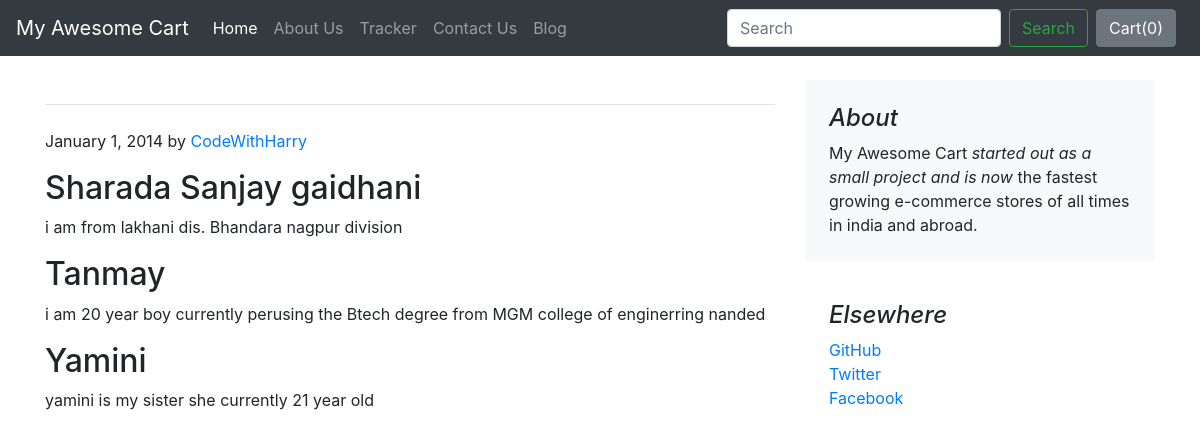
The page /blog/blogpost/1 on the database its author committed.
### blog/models.py (models this page shows)
class Blogpost(models.Model):
    post_id = models.AutoField(primary_key= True)
    title = models.CharField(max_length=50)
    head0 = models.CharField(max_length=500, default="")
    chead0 = models.CharField(max_length=5000, default="")
    head1 = models.CharField(max_length=500, default="")
    chead1 = models.CharField(max_length=5000, default="")
    head2 = models.CharField(max_length=500, default="")
    chead2 = models.CharField(max_length=5000, default="")
    pub_date = models.DateField()
    thumbnail = models.ImageField(upload_to='shop/images', default="")
    def __str__(self):
        return self.title

### blog/views.py (the view)
# urls.py: path("blogpost/<int:id>", views.blogpost, name="blogHome")
def blogpost(request, id):
    post = Blogpost.objects.filter(post_id = id)[0]
    print(post)
    return render(request, 'blog/blogpost.html',{'post':post})

### blog/templates/blog/blogpost.html (shortened to what this page needs)
{% extends 'blog/basic.html' %}
{% block body %}
<div class="container">
    <div class="row mt-4">
        <div class="col-md-8 blog-main">
            <h3 class="pb-4 mb-4 font-italic border-bottom">
            </h3>
            <div class="blog-post">
                <p class="blog-post-meta">January 1, 2014 by <a href="#">CodeWithHarry</a></p>
                <h2>{{post.head0}}</h2>
                <p>{{post.chead0}}</p>
                <h2>{{post.head1}}</h2>
                <p>{{post.chead1}}</p>
                <h2>{{post.head2}}</h2>
                <p>{{post.chead2}}</p>
            </div>
        </div>
        <aside class="col-md-4 blog-sidebar">
            <div class="p-4 mb-3 bg-light rounded">
                <h4 class="font-italic">About</h4>
                <p class="mb-0">My Awesome Cart <em>started out as a small project and is now</em> the fastest growing e-commerce stores of all times in india and abroad.</p>
            </div>
            <div class="p-4">
                <h4 class="font-italic">Elsewhere</h4>
                <ol class="list-unstyled">
                    <li><a href="#">GitHub</a></li>
                    <li><a href="#">Twitter</a></li>
                    <li><a href="#">Facebook</a></li>
                </ol>
            </div>
        </aside>
    </div>
</div>
{% endblock %}

### rows shown on the page
Blogpost: head0 "Sharada Sanjay gaidhani", chead0 "i am from lakhani dis. Bhandara nagpur division", head1 "Tanmay", chead1 "i am 20 year boy currently perusing the Btech degree from MGM college of enginerring nanded", head2 "Yamini", chead2 "yamini is my sister she currently 21 year old"
